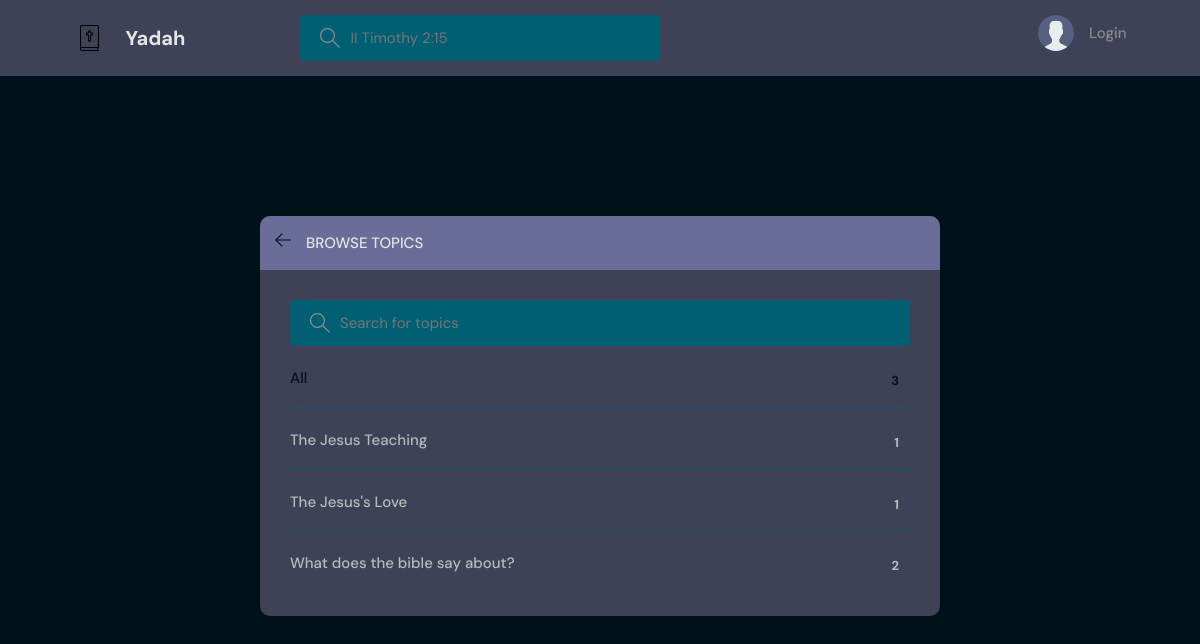
Page /tpoics-page/ on the committed database.
### base/models.py (models this page shows, shortened)
class Topic(models.Model):
    name = models.CharField(max_length=200)

### base/views.py (the view)
# urls.py: path('tpoics-page/', views.topicsPage, name="topics"),
def topicsPage(request):
    q = request.GET.get('q') if request.GET.get('q') != None else ''
    topics = Topic.objects.filter(name__icontains=q)
    context = {'topics': topics}
    return render(request, 'base/topics.html', context)

### base/templates/base/topics.html (shortened to what this page needs)
{% extends 'main.html' %}
{% block content %}
    <main class="create-room layout">
      <div class="container">
        <div class="layout__box">
          <div class="layout__boxHeader">
            <div class="layout__boxTitle">
              <a href="{% url 'home' %}">
                <svg version="1.1" xmlns="http://www.w3.org/2000/svg" width="32" height="32" viewBox="0 0 32 32">
                  <title>arrow-left</title>
                  <path
                    d="M13.723 2.286l-13.723 13.714 13.719 13.714 1.616-1.611-10.96-10.96h27.625v-2.286h-27.625l10.965-10.965-1.616-1.607z"
                  ></path>
                </svg>
              </a>
              <h3>Browse Topics</h3>
            </div>
          </div>
          <div class="topics-page layout__body">
            <form action="" method="GET" class="header__search">
              <label>
                <input name+"q" placeholder="Search for topics" />
              </label>
            </form>
            <ul class="topics__list">
              <li>
                <a href="{% url 'topics' %}" class="active">All <span>{{topics.count}}</span></a>
              </li>
              {% for topic in topics  %}
              <li>
                <a href="{% url 'home' %}?q={{topic.name}}">{{topic.name}} <span>{{topic.room_set.all.count}}</span></a>
              </li>
              {% endfor %}
            </ul>
          </div>
        </div>
      </div>
    </main>
{% endblock content %}

### static/styles/style.css (style rules this page uses)
:root { --color-main: #001219; --color-main-light: #e1f6fb; --color-dark: #3f4156; --color-dark-medium: #005f73; --color-dark-light: #696d97; --color-light: #e5e5e5; --color-gray: #8b8b8b; --color-light-gray: #b2bdbd; --color-bg: #001219; --color-success: #0a9396; --color-error: #fc4b0b; }
* { font-family: "DM Sans", -apple-system, BlinkMacSystemFont, "Segoe UI", Roboto, Oxygen, Jost, Ubuntu, Cantarell, "Open Sans", "Helvetica Neue", sans-serif; margin: 0; padding: 0; box-sizing: border-box; text-rendering: optimizeLegibility; font-size: inherit; }
html { font-size: 56.25%; }
@media only screen and (min-width: 1200px) { html { font-size: 62.5%; } }
body { line-height: 1.6; font-weight: 400; font-size: 1.5rem; color: var(--color-light-gray); background-color: var(--color-bg); min-height: 100vh; }
a { display: inline-block; color: var(--color-main); text-decoration: none; }
.container { max-width: 120rem; width: 90%; margin: auto; }
.header__search > label { background-color: var(--color-dark-medium); padding: 1.3rem 1rem; display: flex; align-items: center; gap: 1rem; border-radius: 4px; }
.header__search svg { fill: var(--color-gray); width: 2rem; height: 2rem; margin-left: 1rem; }
.header__search input { width: 30rem; background: transparent; border: none; outline: none; color: var(--color-light); }
.layout { margin-top: 2.4rem; }
.layout > .container { display: flex; justify-content: space-between; align-items: flex-start; }
.layout__box { width: 90%; max-width: 48rem; min-height: 40rem; position: absolute; top: 50%; left: 50%; transform: translate(-50%, -46%); background-color: var(--color-dark); border-radius: 1rem; box-shadow: 1px 1px 6px 3px rgba(0, 0, 0, 0.1); overflow: hidden; }
.layout__boxHeader { display: flex; padding: 1.5rem; background-color: var(--color-dark-light); }
.layout__boxTitle { display: flex; gap: 1.5rem; align-items: center; }
.layout__boxTitle h3 { text-transform: uppercase; font-weight: 500; color: var(--color-light); }
.layout__boxTitle svg { width: 1.6rem; height: 1.6rem; fill: var(--color-main); }
.layout__body { margin: 3rem; }
.topics__list { list-style: none; }
.topics__list li a { display: flex; justify-content: space-between; margin-bottom: 3rem; font-weight: 500; color: var(--color-light-gray); transition: all 0.3s ease-in-out; }
.topics__list li a.active, .topics__list li a:hover { color: var(--color-main); }
.topics__list li a span { padding: 0.5rem 1rem; background-color: var(--color-dark); border-radius: 3px; font-size: 1.3rem; font-weight: 700; letter-spacing: 1px; }
.topics-page .topics__list li:not(:last-child) a { margin: 2rem 0; padding-bottom: 1rem; text-decoration: none; border-bottom: 1px solid var(--color-dark-medium); }
.topics-page .header__search { display: block; }
.create-room.layout .layout__box { max-width: 68rem; }

### rows in the picture
Topic: name "The Jesus Teaching", room_set.all.count "1"
Topic: name "The Jesus's Love", room_set.all.count "1"
Topic: name "What does the bible say about?", room_set.all.count "2"

### other values in the picture
{{ topics.count }} "3"
